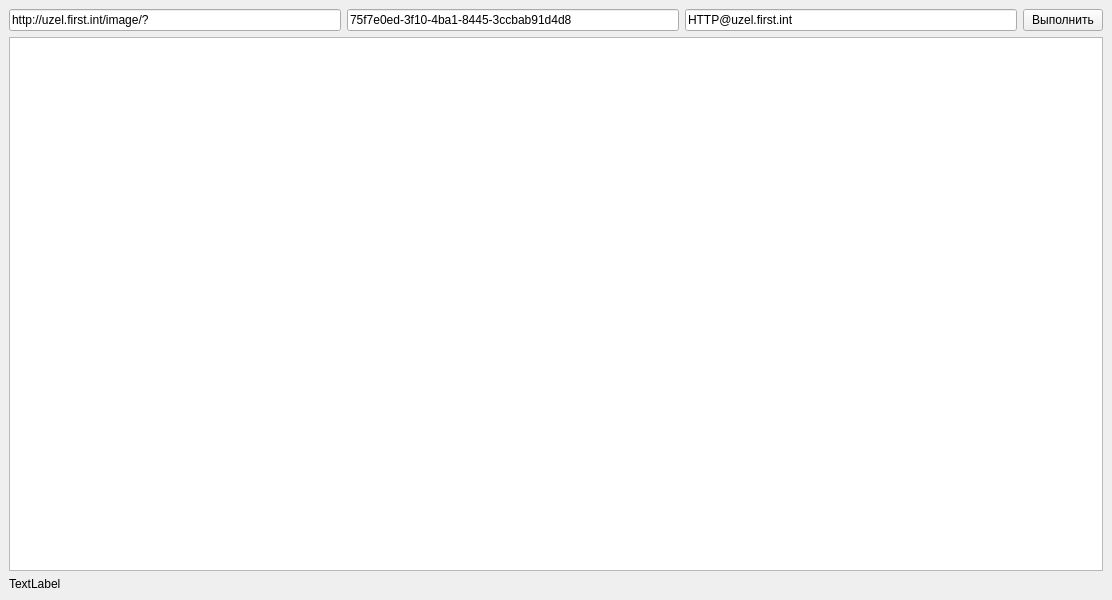
<?xml version="1.0" encoding="UTF-8"?>
<ui version="4.0">
 <class>MainWindow</class>
 <widget class="QMainWindow" name="MainWindow">
  <property name="geometry">
   <rect>
    <x>0</x>
    <y>0</y>
    <width>1112</width>
    <height>600</height>
   </rect>
  </property>
  <property name="windowTitle">
   <string>MainWindow</string>
  </property>
  <widget class="QWidget" name="centralwidget">
   <layout class="QVBoxLayout" name="verticalLayout">
    <item>
     <layout class="QHBoxLayout" name="horizontalLayout">
      <item>
       <widget class="QLineEdit" name="main_url">
        <property name="text">
         <string>http://uzel.first.int/image/?</string>
        </property>
        <property name="placeholderText">
         <string>Адрес сервера</string>
        </property>
       </widget>
      </item>
      <item>
       <widget class="QLineEdit" name="uid">
        <property name="text">
         <string>75f7e0ed-3f10-4ba1-8445-3ccbab91d4d8</string>
        </property>
        <property name="placeholderText">
         <string>порт сервера</string>
        </property>
       </widget>
      </item>
      <item>
       <widget class="QLineEdit" name="kerb">
        <property name="text">
         <string>HTTP@uzel.first.int</string>
        </property>
       </widget>
      </item>
      <item>
       <widget class="QPushButton" name="execute">
        <property name="text">
         <string>Выполнить</string>
        </property>
       </widget>
      </item>
     </layout>
    </item>
    <item>
     <widget class="QTextEdit" name="auth">
      <property name="html">
       <string>&lt;!DOCTYPE HTML PUBLIC &quot;-//W3C//DTD HTML 4.0//EN&quot; &quot;http://www.w3.org/TR/REC-html40/strict.dtd&quot;&gt;
&lt;html&gt;&lt;head&gt;&lt;meta name=&quot;qrichtext&quot; content=&quot;1&quot; /&gt;&lt;style type=&quot;text/css&quot;&gt;
p, li { white-space: pre-wrap; }
&lt;/style&gt;&lt;/head&gt;&lt;body style=&quot; font-family:'Verdana'; font-size:10pt; font-weight:400; font-style:normal;&quot;&gt;
&lt;p style=&quot;-qt-paragraph-type:empty; margin-top:0px; margin-bottom:0px; margin-left:0px; margin-right:0px; -qt-block-indent:0; text-indent:0px;&quot;&gt;&lt;br /&gt;&lt;/p&gt;&lt;/body&gt;&lt;/html&gt;</string>
      </property>
     </widget>
    </item>
    <item>
     <layout class="QHBoxLayout" name="horizontalLayout_3">
      <item>
       <widget class="QLabel" name="image">
        <property name="text">
         <string>TextLabel</string>
        </property>
       </widget>
      </item>
     </layout>
    </item>
   </layout>
  </widget>
  <widget class="QMenuBar" name="menuBar">
   <property name="geometry">
    <rect>
     <x>0</x>
     <y>0</y>
     <width>1112</width>
     <height>30</height>
    </rect>
   </property>
  </widget>
 </widget>
 <resources/>
 <connections/>
</ui>
